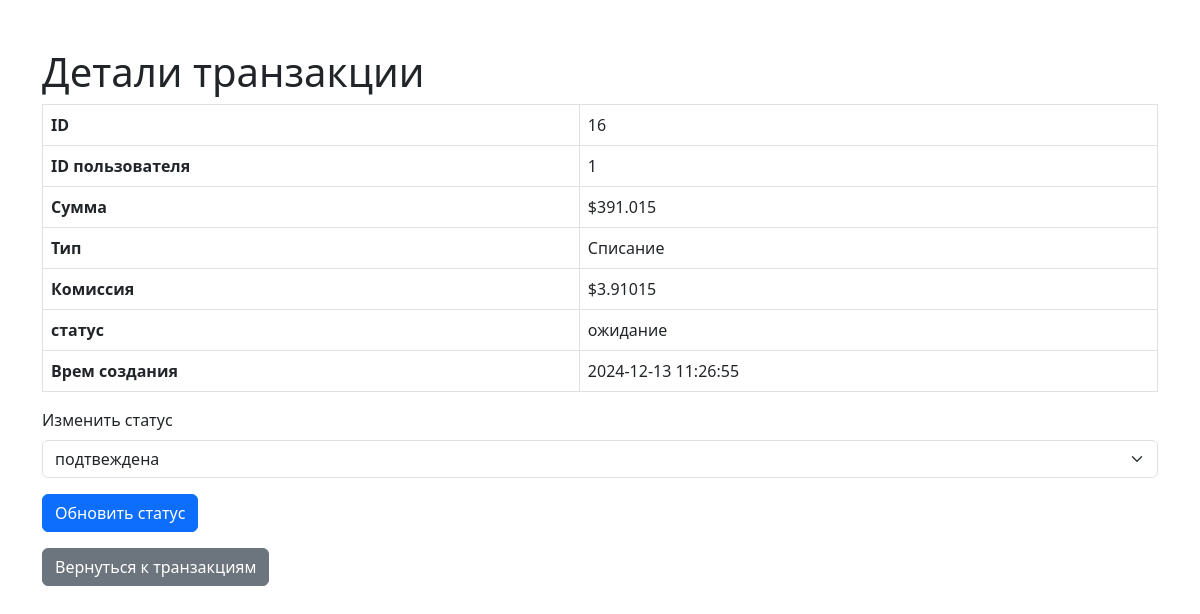
Page /admin/transactions/16 (signed in) on the earlier database version.
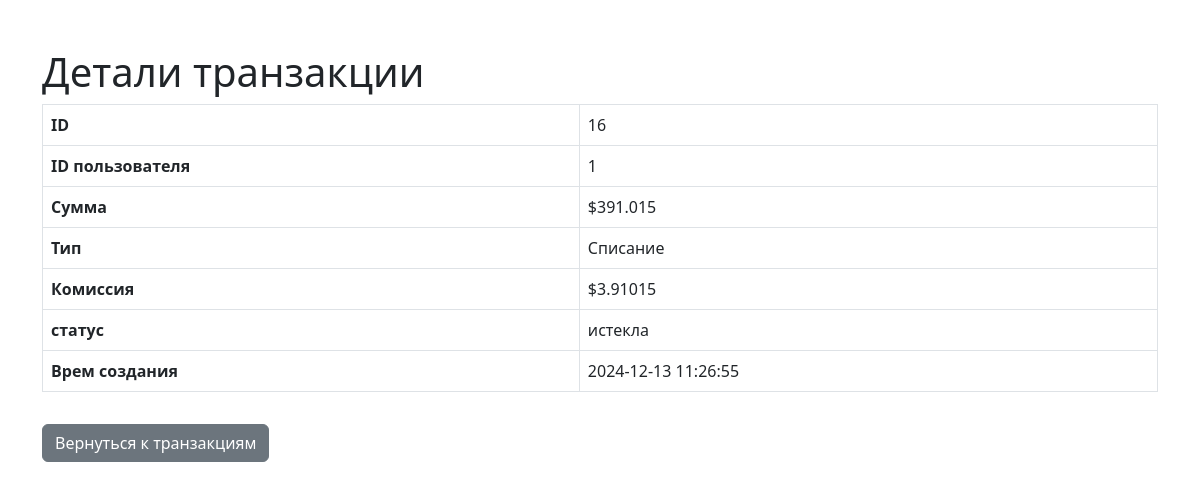
Same page on the later database version.
### app.py (models this page shows, shortened)
class Transaction(db.Model):
    id = db.Column(db.Integer, primary_key=True)
    amount = db.Column(db.Float, nullable=False)
    commission = db.Column(db.Float, nullable=False)
    status = db.Column(db.String(20), nullable=False, default='ожидание')
    created_at = db.Column(db.DateTime, nullable=False, server_default=db.func.now())
    type_transaction_id = db.Column(db.Integer, db.ForeignKey('type_transaction.id'), nullable=False)
    type_transaction = db.relationship('TypeTransaction', backref=db.backref('transactions', lazy=True))
    user_id = db.Column(db.Integer, db.ForeignKey('user.id'), nullable=False)
    user = db.relationship('User', backref=db.backref('transactions', lazy=True))

### app.py (the view, shortened to what this page needs)
@app.route('/admin/transactions/<int:transaction_id>', methods=['GET', 'POST'])
def transaction_detail(transaction_id):
    if session.get('role') != 'admin':
        if session.get('role') != 'user':
            return redirect(url_for('login'))
    form = TransactionForm()
    transaction = Transaction.query.get_or_404(transaction_id)
    return render_template('transaction_detail.html', transaction=transaction, form=form)

### app.py
class TransactionForm(FlaskForm):
    submit = SubmitField('Register')

### templates/transaction_detail.html (shortened to what this page needs)
<!DOCTYPE html>
<html lang="ru">
<head>
    <link rel="stylesheet" href="https://cdn.jsdelivr.net/npm/bootstrap@5.3.0/dist/css/bootstrap.min.css">
</head>
<body>
    <div class="container mt-5">
        <h1>Детали транзакции</h1>
        <table class="table table-bordered">
            <tr>
                <th>ID</th>
                <td>{{ transaction.id }}</td>
            </tr>
            <tr>
                <th>ID пользователя</th>
                <td>{{ transaction.user_id }}</td>
            </tr>
            <tr>
                <th>Сумма</th>
                <td>${{ transaction.amount }}</td>
            </tr>
            <tr>
                <th>Тип</th>
                <td>{{ transaction.type_transaction.title }}</td>
            </tr>
            <tr>
                <th>Комиссия</th>
                <td>${{ transaction.commission }}</td>
            </tr>
            <tr>
                <th>статус</th>
                <td>{{ transaction.status }}</td>
            </tr>
            <tr>
                <th>Врем создания</th>
                <td>{{ transaction.created_at }}</td>
            </tr>
        </table>
        {% if transaction.status == "ожидание" %}
        <form method="POST" action="/admin/transactions/{{ transaction.id }}">
            <div class="mb-3">
                <label for="status" class="form-label">Изменить статус</label>
                <select id="status" name="status" class="form-select">
                    <option value="подтвеждена" {% if transaction.status == 'подтвеждена' %}selected{% endif %}>подтвеждена</option>
                </select>
            </div>
            <button type="submit" class="btn btn-primary">Обновить статус</button>
        </form>
        {% endif %}
        <a href="/admin/transactions" class="btn btn-secondary mt-3">Вернуться к транзакциям</a>
    </div>
</body>
</html>

Differences in the rows shown:
changed Transaction id 16: status "ожидание" → "истекла"
Other differences:
form field status: "подтвеждена" → (not shown)
text no longer shown: "Изменить статус Обновить статус"
